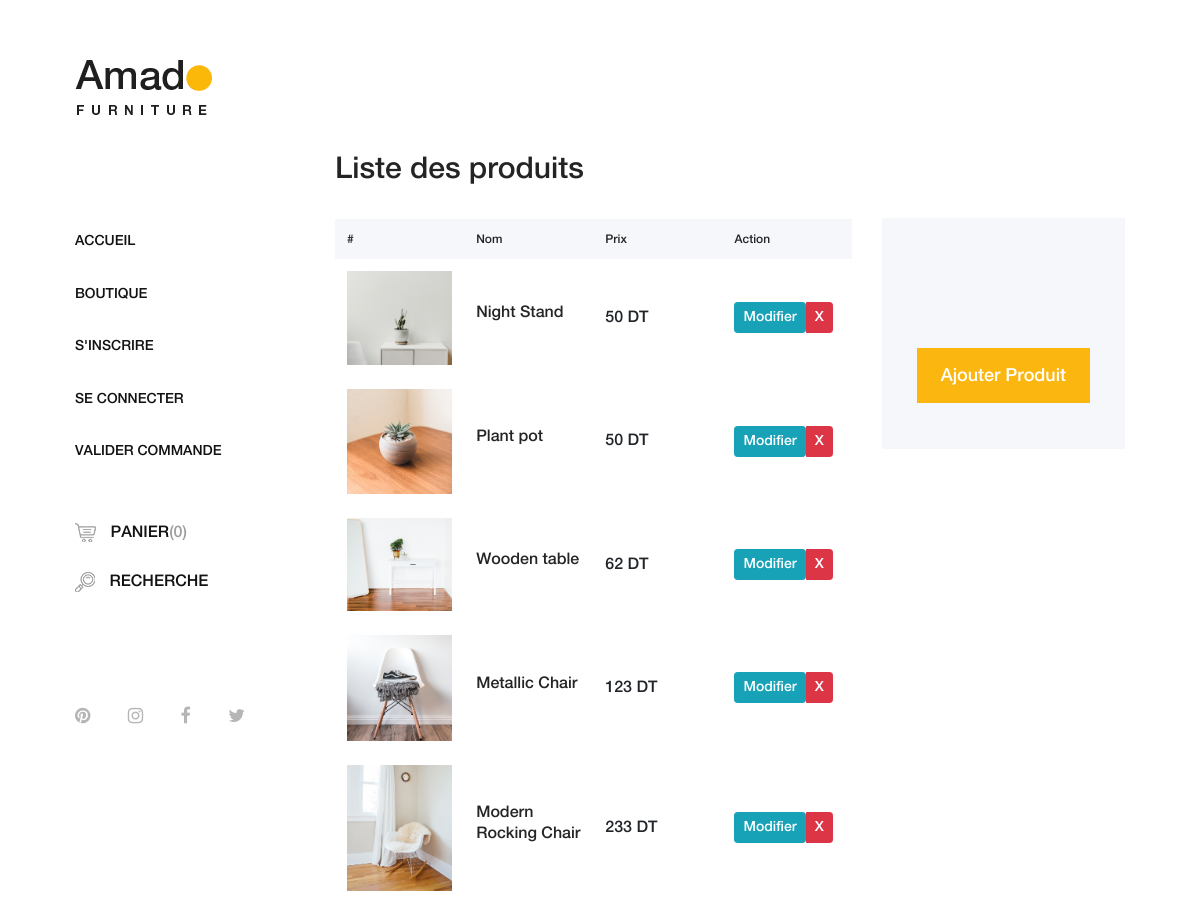
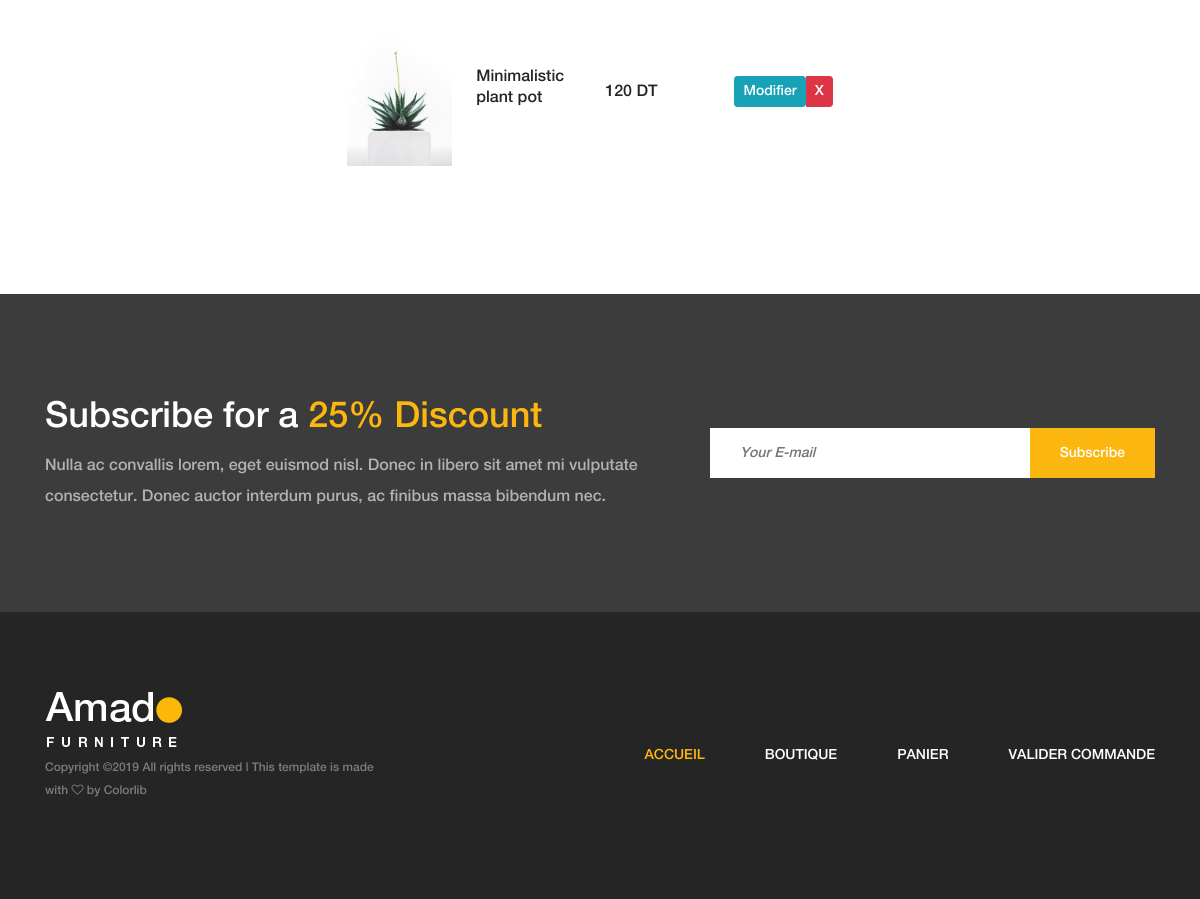
Screenshot of /e-commerce/admin/Produits.php with the database file from the repository (2 pictures, top to bottom).
### tables this page shows
CREATE TABLE `produit` (
  `nom_produit` varchar(255) NOT NULL,
  `id_produit` int(11) NOT NULL,
  `prix_produit` int(3) NOT NULL,
  `image_1_produit` varchar(255) NOT NULL,
  `image_2_produit` varchar(255) NOT NULL,
  `image_3_produit` varchar(255) NOT NULL,
  `image_4_produit` varchar(255) NOT NULL,
  `descrip_produit` text NOT NULL,
  `quantite` varchar(200) NOT NULL,
  `categorie` varchar(50) NOT NULL,
  `marque` varchar(200) NOT NULL,
  `couleur` varchar(200) NOT NULL,
  `image_panier_produit` varchar(255) NOT NULL,
  `image_boutique_produit` varchar(60) NOT NULL,
  `categorie_id` int(3) NOT NULL
);

### e-commerce/admin/verif.php (called while the page is built, shortened)
<?php
$db = mysqli_connect('localhost', 'root','', 'ecommerce');
$resultat= mysqli_query($db, "SELECT * FROM produit");
?>

### e-commerce/admin/Produits.php (the view, shortened to what this page needs)
<?php include ('verif.php'); ?>
<!DOCTYPE html>
<html lang="en">
<head>
<?php include ('../includes/links.php') ?>
</head>
<body>
<?php include('../includes/header.php'); ?>
        <div class="cart-table-area section-padding-100">
            <div class="container-fluid">
                <div class="row">
                    <div class="col-12 col-lg-8">
                        <div class="cart-title mt-50">
                            <h2>Liste des produits</h2>
							</div>
                        <div class="cart-table clearfix">
                            <table class="table table-responsive">
                                <thead>
                                    <tr>
										<th> # </th>
                                        <th>Nom</th>
                                        <th>Prix</th>
                                        <th colspan="2">Action</th>
                                    </tr>
                                </thead>
                                <tbody>
								<?php
								while ($row =mysqli_fetch_array($resultat))
								{?>
                                    <tr>
                                        <td class="cart_product_img">
                                            <a href="#"><img src="img/bg-img/<?php echo $row['image_1_produit']?>" class="img-rounded" alt="Product"></a>
                                        </td>
                                        <td class="cart_product_desc">
                                            <h5><?php echo $row['nom_produit']; ?></h5>
                                        </td>
                                        <td class="price">
                                            <span><?php echo $row['prix_produit']; ?> DT</span>
                                        </td>
							<td>
                             <div class="btn-group">
						<a href="Modifier.php?edit=<?php echo $row['id_produit'] ?>" method="post">
                                       <button type="submit" name="edit" class="btn btn-sm btn-info" >Modifier</button>
                                  </a>
							<a class="btn btn-sm btn-danger" href="Produits.php?del=<?php echo $row['id_produit']; ?>" method="get">X</a>
							</div>
                            </td>
							<?php }?>
                                    </tr>
                                </tbody>
                            </table>
                        </div>
						</div>
						   <div class="col-12 col-lg-4">
                        <div class="cart-summary">
                            <div class="cart-btn mt-100">
							<div class="col-12 mb-3">
							 <form action="Ajouter.php" method="post">
								<button type="submit" name="save" class="btn amado-btn w-100">Ajouter Produit</button>
							   </form>
                                </div>
                            </div>
							</div>
                    </div>
                </div>
            </div>
        </div>
		</div>
   <?php include('../includes/footer.php') ?>
</body>
</html>

### e-commerce/amado/Assets/css/core-style.css (style rules this page uses)
* { margin: 0; padding: 0; }
body { font-family: "helveticaneuemedium"; font-size: 16px; }
h1, h2, h3, h4, h5, h6 { color: #242424; line-height: 1.3; font-weight: 400; }
a { -webkit-transition: all 500ms ease 0s; transition: all 500ms ease 0s; text-decoration: none; outline: 0 solid transparent; color: #131212; font-weight: 400; font-size: 12px; }
img { height: auto; max-width: 100%; }
.mt-50 { margin-top: 50px !important; }
.mt-100 { margin-top: 100px !important; }
.section-padding-100 { padding-top: 100px; padding-bottom: 100px; }
.amado-btn { display: inline-block; min-width: 160px; height: 55px; color: #ffffff; border: none; border-radius: 0; padding: 0 7px; font-size: 18px; line-height: 56px; background-color: #fbb710; font-weight: 400; }
.main-content-wrapper .cart-table-area { position: relative; z-index: 1; -webkit-box-flex: 0; -ms-flex: 0 0 calc(95% - 320px); flex: 0 0 calc(95% - 320px); width: calc(95% - 320px); max-width: calc(95% - 320px); }
.main-content-wrapper .cart-table-area .cart-title h2 { font-size: 30px; margin-bottom: 30px; color: #242424; }
.main-content-wrapper .cart-table-area table thead { width: 100%; display: block; }
.main-content-wrapper .cart-table-area table thead tr { display: -webkit-box; display: -ms-flexbox; display: flex; width: 100%; height: 40px; background-color: #f5f7fa; }
.main-content-wrapper .cart-table-area table thead tr th { border-top: none; border-bottom: none; -webkit-box-flex: 0; -ms-flex: 0 0 25%; flex: 0 0 25%; width: 25%; max-width: 25%; font-size: 12px; color: #242424; text-transform: capitalize; font-weight: 400; }
.main-content-wrapper .cart-table-area table tbody { width: 100%; display: block; }
.main-content-wrapper .cart-table-area table tbody tr { display: -webkit-box; display: -ms-flexbox; display: flex; -webkit-box-align: center; -ms-flex-align: center; -ms-grid-row-align: center; align-items: center; width: 100%; }
.main-content-wrapper .cart-table-area table tbody tr td { border: none; -webkit-box-flex: 0; -ms-flex: 0 0 25%; flex: 0 0 25%; width: 25%; max-width: 25%; }
.main-content-wrapper .cart-table-area table tbody tr td h5 { font-size: 16px; color: #252525; }
.main-content-wrapper .cart-table-area .cart-summary { background-color: #f5f7fa; margin-top: 118px; position: relative; z-index: 1; padding: 30px 20px; }

### rows the page displays
produit: image_1_produit (picture), nom_produit "Night Stand", prix_produit "50"
produit: image_1_produit (picture), nom_produit "Plant pot", prix_produit "50"
produit: image_1_produit (picture), nom_produit "Wooden table", prix_produit "62"
produit: image_1_produit (picture), nom_produit "Metallic Chair", prix_produit "123"
produit: image_1_produit (picture), nom_produit "Modern Rocking Chair", prix_produit "233"
produit: image_1_produit (picture), nom_produit "Minimalistic plant pot", prix_produit "120"
